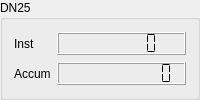
        <widget class="QGroupBox" name="gBox_StdDN25">
         <property name="title">
          <string>DN25</string>
         </property>
         <layout class="QGridLayout" name="gridLayout_11">
          <item row="0" column="0">
           <widget class="QLabel" name="label_10">
            <property name="sizePolicy">
             <sizepolicy hsizetype="Fixed" vsizetype="Preferred">
              <horstretch>0</horstretch>
              <verstretch>0</verstretch>
             </sizepolicy>
            </property>
            <property name="minimumSize">
             <size>
              <width>30</width>
              <height>20</height>
             </size>
            </property>
            <property name="text">
             <string>Inst</string>
            </property>
           </widget>
          </item>
          <item row="0" column="1">
           <widget class="QLCDNumber" name="lcdInstStdMeter_25">
            <property name="sizePolicy">
             <sizepolicy hsizetype="Preferred" vsizetype="Fixed">
              <horstretch>0</horstretch>
              <verstretch>0</verstretch>
             </sizepolicy>
            </property>
            <property name="minimumSize">
             <size>
              <width>40</width>
              <height>0</height>
             </size>
            </property>
            <property name="numDigits">
             <number>7</number>
            </property>
            <property name="segmentStyle">
             <enum>QLCDNumber::Flat</enum>
            </property>
           </widget>
          </item>
          <item row="1" column="0">
           <widget class="QLabel" name="label_12">
            <property name="sizePolicy">
             <sizepolicy hsizetype="Fixed" vsizetype="Preferred">
              <horstretch>0</horstretch>
              <verstretch>0</verstretch>
             </sizepolicy>
            </property>
            <property name="minimumSize">
             <size>
              <width>30</width>
              <height>20</height>
             </size>
            </property>
            <property name="text">
             <string>Accum</string>
            </property>
           </widget>
          </item>
          <item row="1" column="1">
           <widget class="QLCDNumber" name="lcdAccumStdMeter_25">
            <property name="sizePolicy">
             <sizepolicy hsizetype="Preferred" vsizetype="Fixed">
              <horstretch>0</horstretch>
              <verstretch>0</verstretch>
             </sizepolicy>
            </property>
            <property name="minimumSize">
             <size>
              <width>40</width>
              <height>0</height>
             </size>
            </property>
            <property name="numDigits">
             <number>10</number>
            </property>
            <property name="segmentStyle">
             <enum>QLCDNumber::Flat</enum>
            </property>
           </widget>
          </item>
         </layout>
         <zorder>lcdAccumStdMeter_25</zorder>
         <zorder>lcdInstStdMeter_25</zorder>
         <zorder>label_10</zorder>
         <zorder>label_12</zorder>
        </widget>
